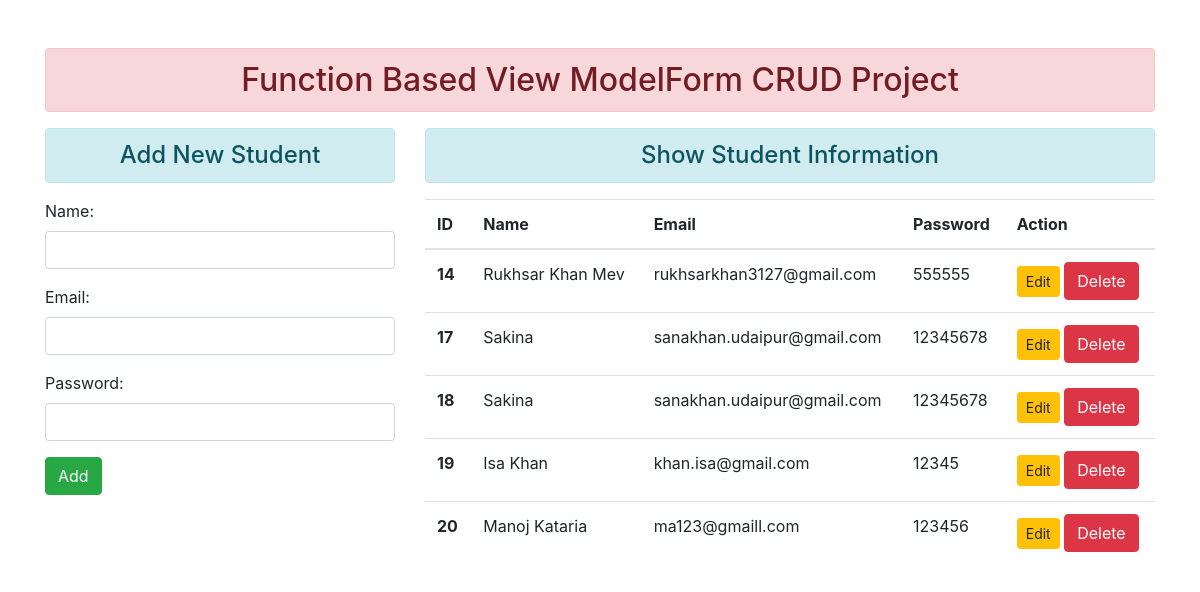
The page / on the database its author committed.
### enroll/models.py (models this page shows)
class User(models.Model):
    name = models.CharField(max_length=70)
    email = models.EmailField(max_length=100)
    password = models.CharField(max_length=100)

### enroll/views.py (the view)
# urls.py: path('', views.add_show, name= 'addandshow'),
def add_show(request):
    if request.method == 'POST':
        fm = StudentRegistration(request.POST)
        if fm.is_valid():
            nm = fm.cleaned_data['name']
            em = fm.cleaned_data['email']
            pw = fm.cleaned_data['password']
            reg = User(name=nm, email=em, password=pw)
            reg.save()
            fm = StudentRegistration()
    else:
        fm = StudentRegistration()
    stud = User.objects.all()
    return render(request, 'enroll/addandshow.html',{'form':fm, 'stu':stud})

### enroll/forms.py
class StudentRegistration(forms.ModelForm):
    class Meta:
        model = User
        fields = ['name','email','password']
        widgets = {
            'name': forms.TextInput(attrs={'class':'form-control'}),
            'email': forms.TextInput(attrs={'class':'form-control'}),
            'password': forms.PasswordInput(render_value=True, attrs={'class':'form-control'}),
        }

### enroll/templates/enroll/addandshow.html (shortened to what this page needs)
{% extends 'enroll/base.html' %}
{% block content%}
<div class="row">
    <div class="col-sm-4">
        <h4 class="text-center alert alert-info">Add New Student</h4>
<form action="" method = "POST">
  {{form.as_p}}
  <input type="submit" class="btn btn-success" value="Add">
</form>
</div>
<div class="col-sm-8 ">
   <h4 class="text-center alert alert-info">Show Student Information</h4>
   {% if stu %}
        <table class="table table-hover">
  <thead>
    <tr>
      <th scope="col">ID</th>
      <th scope="col">Name</th>
      <th scope="col">Email</th>
      <th scope="col">Password</th>
       <th scope="col">Action</th>
    </tr>
  </thead>
  <tbody>
    {% for st in stu %}
    <tr>
      <th scope="row">{{st.id}}</th>
      <td>{{st.name}}</td>
      <td>{{st.email}}</td>
      <td>{{st.password}}</td>
      <td>
      <a href="{% url 'updatedata' st.id %}" class="btn btn-warning btn-sm">Edit</a>
      <form action="{% url 'deletedata' st.id %}"
        method="post" class="d-inline"> {% csrf_token %}
          <input type="submit" class="btn btn-danger"
          value="Delete">
        </form>
      </td>
    </tr>
   {% endfor %}
  </tbody>
</table>
  {% else %}
    <h4 class="text-center alert alert-info">NO Information</h4>
  {% endif %}
  </div>
{% endblock content %}

### enroll/templates/enroll/base.html (shortened to what this page needs)
<!DOCTYPE html>
{% load static %}
<html lang="en">
<head>
    <link rel="stylesheet" href="{% static 'enroll/css/bootstrap.css' %}">
</head>
<body>
    <div class="container mt-5">
        <h2 class="text-center alert alert-danger">Function Based View ModelForm CRUD Project</h2>
        {% block content%}
        {% endblock content%}
</body>
</html>

### rows shown on the page
User: id "14", name "Rukhsar Khan Mev", email "rukhsarkhan3127@gmail.com", password "555555"
User: id "17", name "Sakina", email "sanakhan.udaipur@gmail.com", password "12345678"
User: id "18", name "Sakina", email "sanakhan.udaipur@gmail.com", password "12345678"
User: id "19", name "Isa Khan", email "khan.isa@gmail.com", password "12345"
User: id "20", name "Manoj Kataria", email "ma123@gmaill.com", password "123456"
